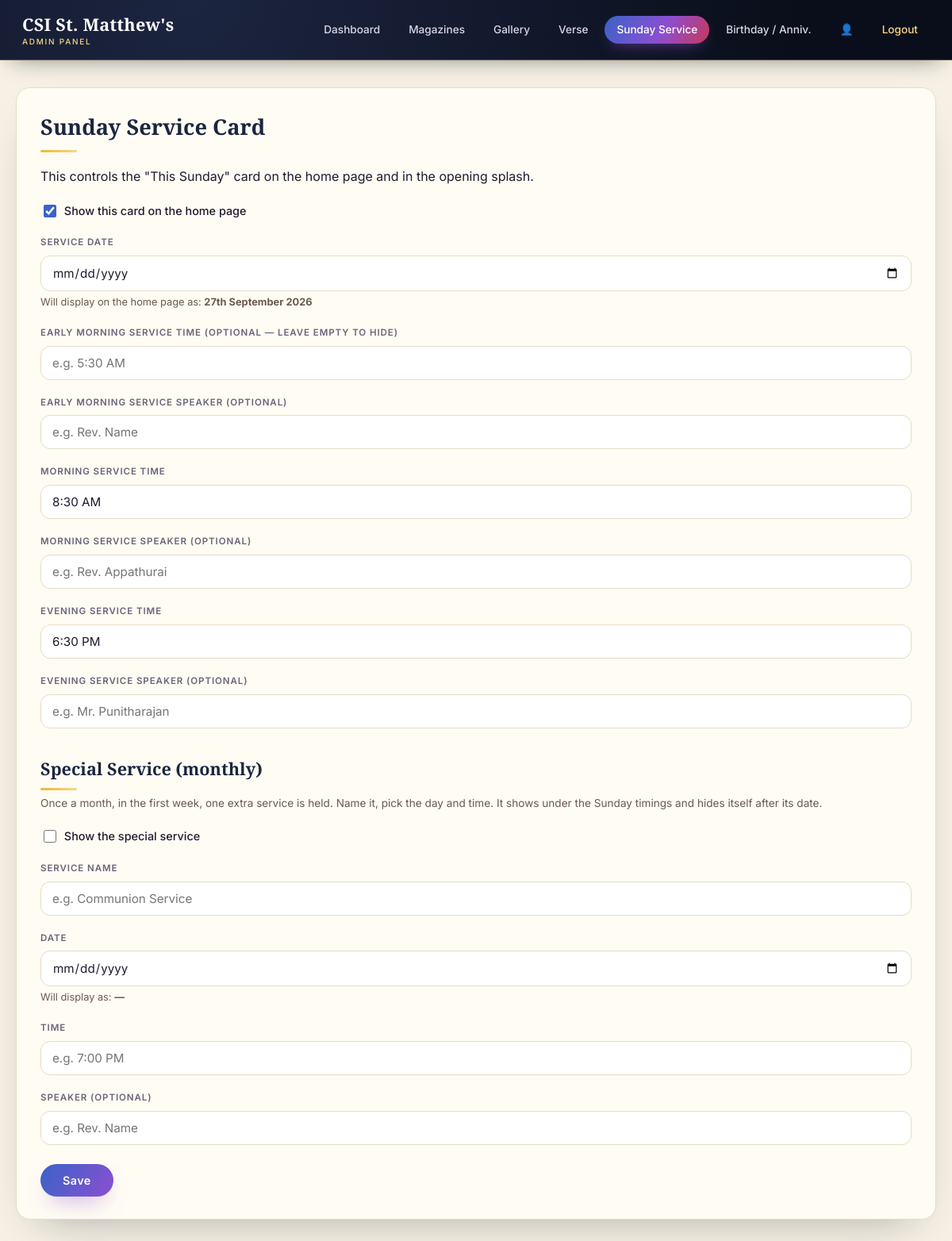
The page /admin/service.php (signed in) on the database its author committed.
### tables this page shows
CREATE TABLE settings (
  setting_key VARCHAR(64) PRIMARY KEY,
  setting_value TEXT
);

### includes/config.php (called while the page is built, shortened)
<?php
function db(): mysqli {
    static $conn = null;
    if ($conn === null) {
        $conn = new mysqli(DB_HOST, DB_USER, DB_PASS, DB_NAME);
        $conn->set_charset('utf8mb4');
    }
    return $conn;
}
function h(?string $value): string {
    return htmlspecialchars($value ?? '', ENT_QUOTES, 'UTF-8');
}
function format_ordinal_date(string $ymd): string {
    $ts = strtotime($ymd);
    $day = (int)date('j', $ts);
    if ($day % 10 === 1 && $day !== 11) {
        $suffix = 'st';
    } elseif ($day % 10 === 2 && $day !== 12) {
        $suffix = 'nd';
    } elseif ($day % 10 === 3 && $day !== 13) {
        $suffix = 'rd';
    } else {
        $suffix = 'th';
    }
    return $day . $suffix . date(' F Y', $ts);
}

### admin/service.php (the view, shortened to what this page needs)
<?php
require __DIR__ . '/_layout_top.php';
$get = fn($key) => db()->query("SELECT setting_value FROM settings WHERE setting_key = '" . db()->real_escape_string($key) . "'")->fetch_assoc()['setting_value'] ?? '';
$enabled = $get('service_card_enabled');
$date = $get('service_date');
$early = $get('service_early');
$earlySpeaker = $get('service_early_speaker');
$morningSpeaker = $get('service_morning_speaker');
$eveningSpeaker = $get('service_evening_speaker');
$morning = $get('service_morning');
$evening = $get('service_evening');
$spEnabled = $get('special_enabled');
$spName = $get('special_name');
$spDate = $get('special_date');
$spTime = $get('special_time');
$spSpeaker = $get('special_speaker');
?>
<div class="admin-card">
  <h2>Sunday Service Card</h2>
  <p>This controls the "This Sunday" card on the home page and in the opening splash.</p>
  <form method="post">
    <label><input type="checkbox" name="enabled" <?= $enabled === '1' ? 'checked' : '' ?>> Show this card on the home page</label>
    <label>Service Date</label>
    <input type="date" name="service_date" value="<?= h($date) ?>" required>
    <p style="font-size:0.8rem; color:#6b5a4d; margin-top:4px;">Will display on the home page as: <strong><?= h($date ? format_ordinal_date($date) : '—') ?></strong></p>
    <label>Early Morning Service Time (optional — leave empty to hide)</label>
    <input type="text" name="service_early" value="<?= h($early) ?>" placeholder="e.g. 5:30 AM">
    <label>Early Morning Service Speaker (optional)</label>
    <input type="text" name="service_early_speaker" value="<?= h($earlySpeaker) ?>" placeholder="e.g. Rev. Name">
    <label>Morning Service Time</label>
    <input type="text" name="service_morning" value="<?= h($morning) ?>" required>
    <label>Morning Service Speaker (optional)</label>
    <input type="text" name="service_morning_speaker" value="<?= h($morningSpeaker) ?>" placeholder="e.g. Rev. Appathurai">
    <label>Evening Service Time</label>
    <input type="text" name="service_evening" value="<?= h($evening) ?>" required>
    <label>Evening Service Speaker (optional)</label>
    <input type="text" name="service_evening_speaker" value="<?= h($eveningSpeaker) ?>" placeholder="e.g. Mr. Punitharajan">
    <h2 style="margin-top:34px; font-size:1.35rem;">Special Service (monthly)</h2>
    <p class="hint" style="font-size:0.85rem; color:#6b5a4d; margin-top:6px;">Once a month, in the first week, one extra service is held. Name it, pick the day and time. It shows under the Sunday timings and hides itself after its date.</p>
    <label><input type="checkbox" name="special_enabled" <?= $spEnabled === '1' ? 'checked' : '' ?>> Show the special service</label>
    <label>Service Name</label>
    <input type="text" name="special_name" value="<?= h($spName) ?>" placeholder="e.g. Communion Service">
    <label>Date</label>
    <input type="date" name="special_date" value="<?= h($spDate) ?>">
    <p style="font-size:0.8rem; color:#6b5a4d; margin-top:4px;">Will display as: <strong><?= h($spDate ? format_ordinal_date($spDate) : '—') ?></strong></p>
    <label>Time</label>
    <input type="text" name="special_time" value="<?= h($spTime) ?>" placeholder="e.g. 7:00 PM">
    <label>Speaker (optional)</label>
    <input type="text" name="special_speaker" value="<?= h($spSpeaker) ?>" placeholder="e.g. Rev. Name">
    <button type="submit" class="btn" style="margin-top:24px;">Save</button>
  </form>
</div>
<?php require __DIR__ . '/_layout_bottom.php'; ?>

### admin/_layout_top.php (style rules this page uses)
:root { --ink:#0a0e1a; --ink-2:#131a2e; --ink-3:#1c2540; --paper:#f6f1e4; --paper-card:#fffcf4; --sapphire:#3a63c8; --amethyst:#8a4fd1; --amber:#f2b632; --amber-soft:#f7d685; --ruby:#c8385a; --text:#201a2e; --muted:#6b6478; --border:#e4dcc4; --grad: linear-gradient(120deg, var(--sapphire), var(--amethyst) 55%, var(--ruby) 100%); }
* { box-sizing: border-box; }
body { margin:0; font-family:'Inter',-apple-system,'Segoe UI',sans-serif; background:var(--paper); color:var(--text); line-height:1.55; }
.admin-card { background:var(--paper-card); border:1px solid var(--border); border-radius:18px; padding:28px 30px; margin-bottom:26px; box-shadow:0 25px 55px -30px rgba(10,14,26,0.35); }
.admin-card h2 { font-family:'Cormorant Garamond',Georgia,serif; font-weight:700; font-size:1.7rem; color:var(--ink-3); margin:0 0 6px; }
.admin-card h2::after { content:''; display:block; width:46px; height:3px; border-radius:2px; margin-top:8px; background:linear-gradient(90deg,var(--amber),var(--amber-soft)); }
.admin-card > h2 + * { margin-top:18px; }
label { display:block; font-size:0.72rem; font-weight:600; letter-spacing:0.08em; text-transform:uppercase; margin:20px 0 7px; color:var(--muted); }
input[type=text], input[type=password], input[type=date], input[type=number], textarea, select { width:100%; padding:11px 14px; border:1px solid var(--border); border-radius:12px; font-size:0.95rem; font-family:inherit; background:#fff; color:var(--text); transition:border-color .2s, box-shadow .2s; }
input[type=checkbox] { accent-color:var(--sapphire); width:16px; height:16px; vertical-align:-3px; margin-right:6px; }
label:has(> input[type=checkbox]) { text-transform:none; letter-spacing:0; font-size:0.9rem; font-weight:500; color:var(--text); }
.btn { display:inline-flex; align-items:center; justify-content:center; gap:8px; background:var(--grad); background-size:200% auto; color:#fff; border:none; padding:12px 28px; border-radius:30px; font-family:inherit; font-size:0.9rem; font-weight:600; letter-spacing:0.03em; cursor:pointer; text-decoration:none; text-align:center; box-shadow:0 14px 28px -12px rgba(138,79,209,0.55); transition:background-position .5s, transform .25s, box-shadow .25s; }

### rows shown on the page
settings: setting_value "☑"
settings: setting_value "27th September 2026"
settings: service_morning "8:30 AM"
settings: service_evening "6:30 PM"

### other values the page prints
$label "Dashboard Magazines Gallery Verse Sunday Service Birthday / Anniv."
$spDate ? format_ordinal_date($spDate) : '—' "—"
